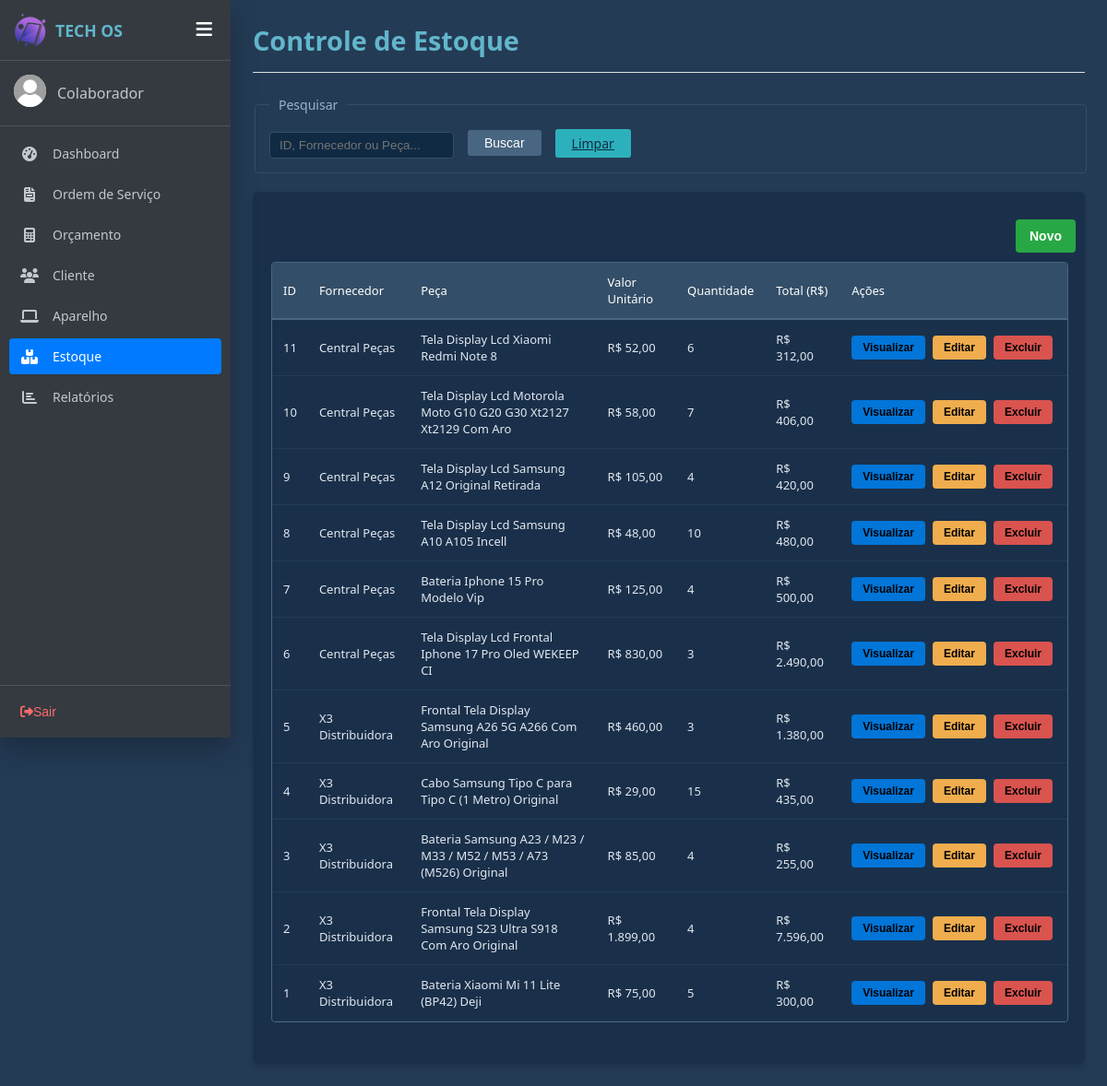
The app's page /estoque.php, older data.
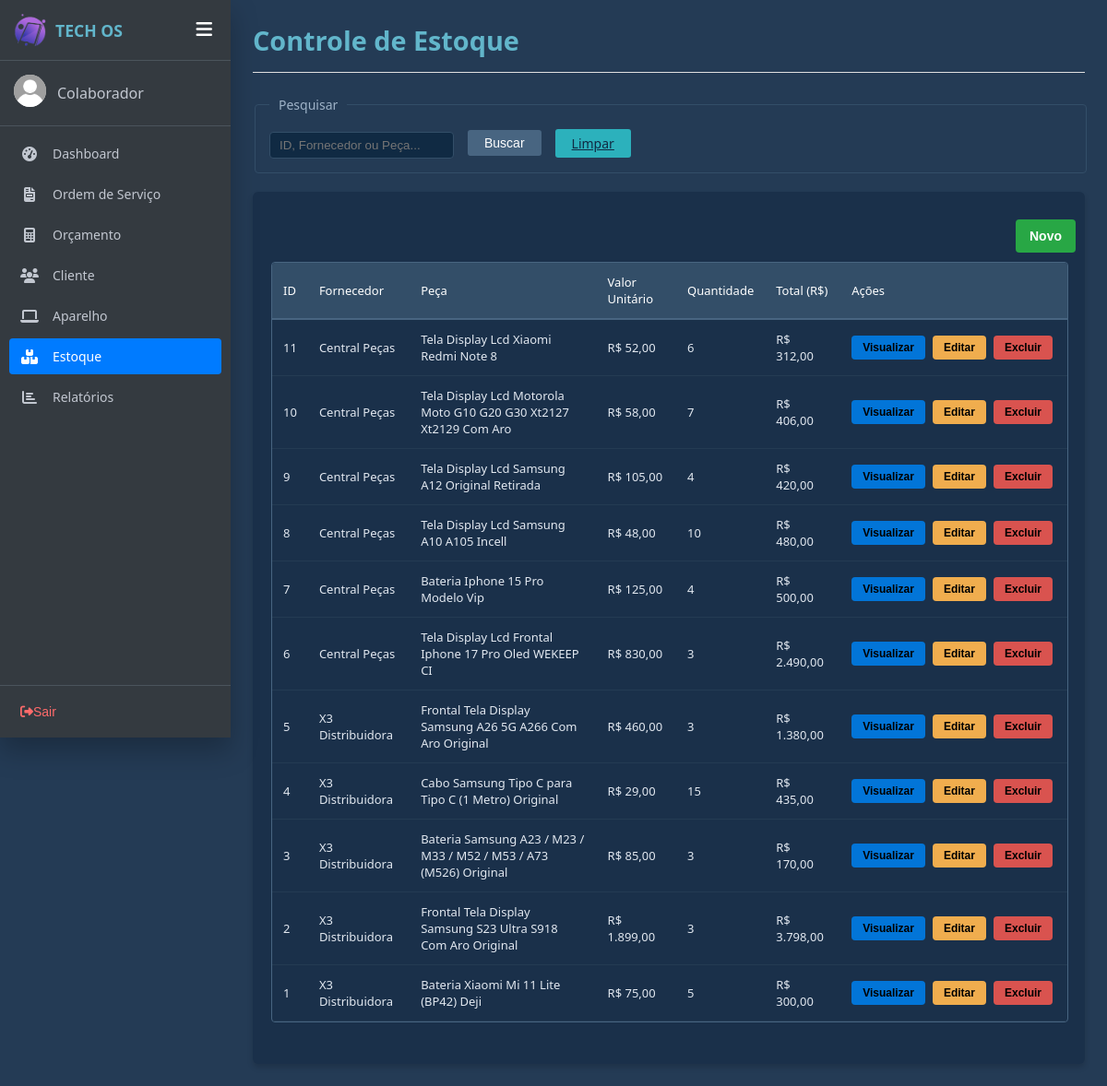
The same page, newer data.
### tables this page shows
CREATE TABLE `estoque` (
  `idEstoque` int(11) NOT NULL COMMENT 'Chave primária de identificaçãodo registro de estoque',
  `NomeFornecedor` varchar(100) DEFAULT NULL COMMENT 'Nome da empresa ou pessoa que forneceu a peça',
  `peca` varchar(100) DEFAULT NULL COMMENT 'Nome, descrição ou modelo do produto armazenado',
  `valor` decimal(10,2) NOT NULL COMMENT 'Valor unitário do produto',
  `quantidade` int(11) NOT NULL COMMENT 'Quantidade de itens disponíveis em estoque',
  `total` decimal(10,2) DEFAULT NULL COMMENT 'valor total acumulado(cauculado  multiplicando valor unitário por quantidade)'
);

### php/funcaoestoque.php (the view, shortened to what this page needs)
<?php
function listarProdutosEstoque($conn, $pesquisa = '') {
    $html = "";
    $produtos = [];
    if (!empty($pesquisa)) {
        $sql_busca = "SELECT * FROM estoque WHERE NomeFornecedor LIKE ? OR peca LIKE ? ORDER BY idEstoque DESC";
        $stmt = mysqli_prepare($conn, $sql_busca);
        $param = "%" . $pesquisa . "%";
        mysqli_stmt_bind_param($stmt, "ss", $param, $param);
        mysqli_stmt_execute($stmt);
        $resultado = mysqli_stmt_get_result($stmt);
    } else {
        $sql_busca = "SELECT * FROM estoque ORDER BY idEstoque DESC";
        $resultado = mysqli_query($conn, $sql_busca);
    }
    if ($resultado && mysqli_num_rows($resultado) > 0) {
        while ($linha = mysqli_fetch_assoc($resultado)) {
            $produtos[] = $linha;
        }
    }
    if (!empty($produtos)) {
        foreach ($produtos as $prod) {
            $id = $prod['idEstoque'];
            $fornecedor = htmlspecialchars($prod['NomeFornecedor'], ENT_QUOTES, 'UTF-8');
            $peca = htmlspecialchars($prod['peca'], ENT_QUOTES, 'UTF-8');
            $valor = number_format($prod['valor'], 2, ',', '.');
            $quantidade = $prod['quantidade'];
            $total = number_format($prod['total'], 2, ',', '.');
            $html .= "<tr>
                        <td>{$id}</td>
                        <td>{$fornecedor}</td>
                        <td>{$peca}</td>
                        <td>R$ {$valor}</td>
                        <td>{$quantidade}</td>
                        <td>R$ {$total}</td>
                        <td style='white-space: nowrap;'>
                            <div style='display: flex; gap: 4px; align-items: center;'>
                                <button type='button' class='btn-visualizar-tabela btn-visualizar' title='Visualizar'
                                    data-id='{$id}'
                                    data-fornecedor='{$fornecedor}'
                                    data-peca='{$peca}'
                                    data-valor='{$prod['valor']}'
                                    data-quantidade='{$quantidade}'
                                    data-total='{$prod['total']}'>Visualizar</button>
                                <button type='button' class='acao-editar btn-alterar-tabela btn-alterar' title='Editar'
                                    data-id='{$id}'
                                    data-fornecedor='{$fornecedor}'
                                    data-peca='{$peca}'
                                    data-valor='{$prod['valor']}'
                                    data-quantidade='{$quantidade}'
                                    data-total='{$prod['total']}'>Editar</button>
                                <button type='button' class='btn-apagar-tabela btn-apagar' title='Excluir'
                                    data-id='{$id}'
                                    onclick=\"if(confirm('Deseja realmente excluir?')) { window.location.href='php/salvarEstoque.php?excluir_id={$id}'; }\">Excluir</button>
                            </div>
                        </td>
                      </tr>";
        }
    } else {
        $html .= "<tr><td colspan='7' class='sem-dados text-center'>Nenhum item em estoque.</td></tr>";
    }
    return $html;
}
?>

Row changes from the older to the newer data that the page shows:
changed estoque "Bateria Samsung A23 / M23 / M33 / M52 / M53 / A73 (M526) Original": quantidade "4" → "3"; total "255,00" → "170,00"
changed estoque "Frontal Tela Display Samsung S23 Ultra S918 Com Aro Original": quantidade "4" → "3"; total "7.596,00" → "3.798,00"
